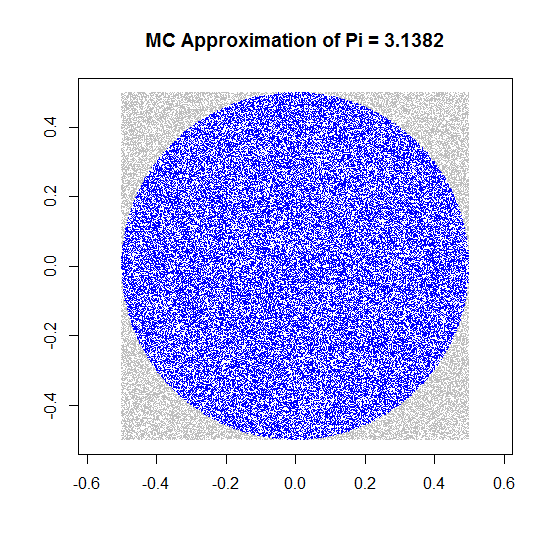

This figure's R source:
runs <- 100000
#runif samples from a uniform distribution
xs <- runif(runs,min=-0.5,max=0.5)
ys <- runif(runs,min=-0.5,max=0.5)
in.circle <- xs^2 + ys^2 <= 0.5^2
mc.pi <- (sum(in.circle)/runs)*4
plot(xs,ys,pch='.',col=ifelse(in.circle,"blue","grey")
     ,xlab='',ylab='',asp=1,
     main=paste("MC Approximation of Pi =",mc.pi))
